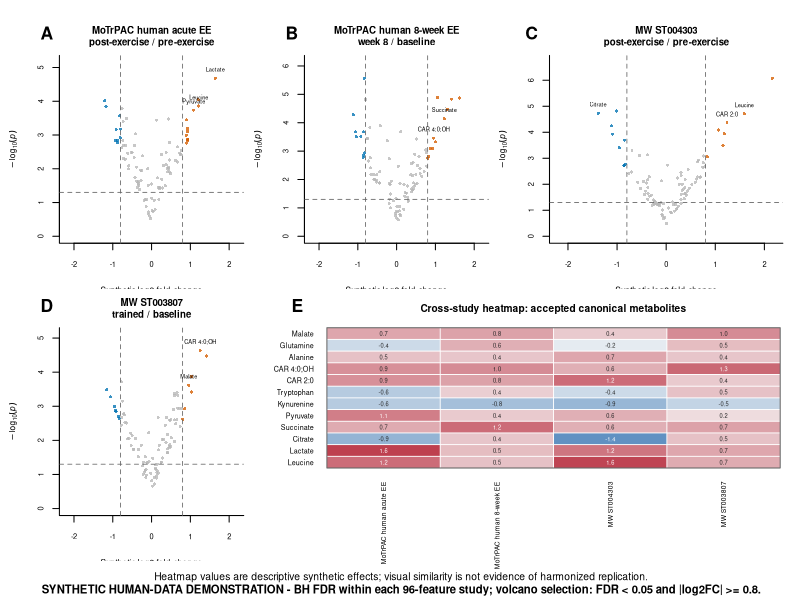
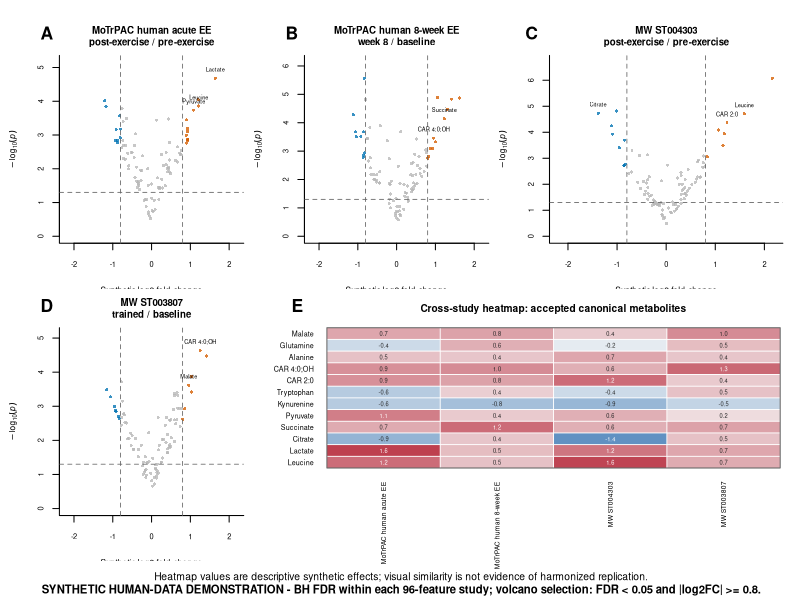

Here is the R script that generated these plots, in order:
#!/usr/bin/env Rscript

# Deterministic, synthetic four-study MoTrPAC/MW multi-panel figure.
# Values demonstrate a reviewable visualization workflow; they are not biological results.

args <- commandArgs(trailingOnly = TRUE)
out_dir <- if (length(args)) args[[1]] else "reports/synthetic_four_study_figure"
dir.create(out_dir, recursive = TRUE, showWarnings = FALSE)

seed <- 20260729
set.seed(seed)

studies <- data.frame(
  study_id = c("MOTRPAC-HUMAN-ACUTE", "MOTRPAC-HUMAN-TRAINING", "ST004303", "ST003807"),
  display = c(
    "MoTrPAC human acute EE",
    "MoTrPAC human 8-week EE",
    "MW ST004303",
    "MW ST003807"
  ),
  source = c("MoTrPAC", "MoTrPAC", "Metabolomics Workbench", "Metabolomics Workbench"),
  contrast = c(
    "post-exercise / pre-exercise",
    "week 8 / baseline",
    "post-exercise / pre-exercise",
    "trained / baseline"
  ),
  effect_scale = "synthetic log2 fold-change",
  fdr_method = "Benjamini-Hochberg",
  stringsAsFactors = FALSE
)

metabolites <- c(
  "Leucine", "Lactate", "Citrate", "Succinate", "Pyruvate",
  "Kynurenine", "Tryptophan", "CAR 2:0", "CAR 4:0;OH", "Alanine",
  "Glutamine", "Malate"
)

patterns <- rbind(
  c(1.35, 1.75, -0.85, 0.70, 1.10, -0.65, -0.45, 1.05, 0.75, 0.55, -0.30, 0.50),
  c(0.65, 0.45, 0.70, 1.05, 0.35, -0.55, 0.30, 0.60, 1.15, 0.40, 0.55, 0.85),
  c(1.55, 1.20, -1.10, 0.45, 0.80, -0.95, -0.30, 1.25, 0.55, 0.70, -0.20, 0.35),
  c(0.75, 0.60, 0.45, 0.90, 0.25, -0.40, 0.50, 0.45, 1.05, 0.35, 0.65, 0.75)
)
colnames(patterns) <- metabolites

make_study <- function(index, n = 96) {
  named_effect <- patterns[index, ] + rnorm(length(metabolites), 0, 0.12)
  background_n <- n - length(metabolites)
  effect <- c(named_effect, rnorm(background_n, 0, 0.52))
  feature <- c(metabolites, sprintf("%s_feature_%03d", studies$study_id[index], seq_len(background_n)))
  signal <- pmin(7, 0.45 + abs(effect) * 2.55 + rexp(n, rate = 1.8))
  p_value <- pmax(10^-signal, .Machine$double.xmin)
  fdr <- p.adjust(p_value, method = "BH")
  data.frame(
    study_id = studies$study_id[index],
    source = studies$source[index],
    contrast = studies$contrast[index],
    feature_id = feature,
    accepted_canonical_name = ifelse(seq_len(n) <= length(metabolites), feature, NA),
    log2_fold_change = effect,
    p_value = p_value,
    fdr = fdr,
    fdr_method = "Benjamini-Hochberg",
    fdr_family_n = n,
    synthetic_seed = seed,
    stringsAsFactors = FALSE
  )
}

results <- do.call(rbind, lapply(seq_len(nrow(studies)), make_study))
write.csv(results, file.path(out_dir, "four_study_differential_results.csv"), row.names = FALSE)
write.csv(studies, file.path(out_dir, "study_contrast_metadata.csv"), row.names = FALSE)

heatmap_data <- results[!is.na(results$accepted_canonical_name), ]
heatmap_data <- heatmap_data[order(match(heatmap_data$accepted_canonical_name, metabolites)), ]
write.csv(
  heatmap_data[, c("study_id", "source", "contrast", "accepted_canonical_name",
                   "log2_fold_change", "p_value", "fdr", "synthetic_seed")],
  file.path(out_dir, "cross_study_heatmap_data.csv"),
  row.names = FALSE
)

blue <- "#0072B2"
orange <- "#D55E00"
neutral <- "#B7B7B7"

draw_volcano <- function(study_index, panel) {
  dat <- results[results$study_id == studies$study_id[study_index], ]
  selected <- dat$fdr < 0.05 & abs(dat$log2_fold_change) >= 0.8
  cols <- ifelse(selected & dat$log2_fold_change > 0, orange,
                 ifelse(selected & dat$log2_fold_change < 0, blue, neutral))
  plot(
    dat$log2_fold_change, -log10(dat$p_value), pch = 16, col = adjustcolor(cols, 0.78),
    cex = 0.64, bty = "l", xlab = "Synthetic log2 fold-change",
    ylab = expression(-log[10](italic(p))),
    main = paste0(studies$display[study_index], "\n", studies$contrast[study_index]),
    cex.main = 0.88, cex.lab = 0.76, cex.axis = 0.68,
    xlim = c(-2.2, 2.2), ylim = c(0, max(-log10(dat$p_value)) * 1.10)
  )
  abline(v = c(-0.8, 0.8), h = -log10(0.05), lty = 2, col = "#666666", lwd = 0.8)
  labels <- dat[!is.na(dat$accepted_canonical_name) & selected, ]
  labels <- labels[order(labels$p_value), ][seq_len(min(3, nrow(labels))), ]
  if (nrow(labels)) {
    text(labels$log2_fold_change, -log10(labels$p_value),
         labels = labels$accepted_canonical_name, pos = 3, cex = 0.52, xpd = NA)
  }
  mtext(panel, side = 3, adj = -0.11, line = 1.0, font = 2, cex = 1.05)
}

draw_heatmap <- function(panel) {
  mat <- sapply(studies$study_id, function(id) {
    study_rows <- heatmap_data[heatmap_data$study_id == id, ]
    study_rows$log2_fold_change[match(metabolites, study_rows$accepted_canonical_name)]
  })
  rownames(mat) <- metabolites
  colnames(mat) <- studies$display
  colnames(mat) <- studies$display
  palette <- colorRampPalette(c("#2166AC", "#F7F7F7", "#B2182B"))(101)
  image(seq_len(ncol(mat)), seq_len(nrow(mat)), t(mat), col = palette,
        breaks = seq(-2, 2, length.out = 102), axes = FALSE, xlab = "", ylab = "",
        main = "Cross-study heatmap: accepted canonical metabolites",
        cex.main = 0.92, useRaster = TRUE)
  axis(1, seq_len(ncol(mat)), colnames(mat), las = 2, tick = FALSE, cex.axis = 0.62)
  axis(2, seq_len(nrow(mat)), rownames(mat), las = 2, tick = FALSE, cex.axis = 0.65)
  abline(v = seq(1.5, ncol(mat) - 0.5, 1), h = seq(1.5, nrow(mat) - 0.5, 1),
         col = "white", lwd = 0.9)
  for (r in seq_len(nrow(mat))) for (cc in seq_len(ncol(mat))) {
    text(cc, r, sprintf("%.1f", mat[r, cc]), cex = 0.52,
         col = ifelse(abs(mat[r, cc]) >= 1.05, "white", "#222222"))
  }
  box(col = "#666666")
  mtext(panel, side = 3, adj = -0.08, line = 1.0, font = 2, cex = 1.05)
}

render <- function() {
  layout(matrix(c(1, 2, 3, 4, 5, 5), nrow = 2, byrow = TRUE), widths = c(1, 1, 1.2))
  par(family = "sans", oma = c(3.0, 0.7, 1.2, 0.5))
  for (i in seq_len(4)) {
    par(mar = c(3.4, 3.8, 3.0, 0.8))
    draw_volcano(i, LETTERS[i])
  }
  par(mar = c(7.0, 5.5, 3.0, 1.0))
  draw_heatmap("E")
  mtext(
    "SYNTHETIC HUMAN-DATA DEMONSTRATION - BH FDR within each 96-feature study; volcano selection: FDR < 0.05 and |log2FC| >= 0.8.",
    side = 1, outer = TRUE, line = 1.7, cex = 0.68, font = 2
  )
  mtext(
    "Heatmap values are descriptive synthetic effects; visual similarity is not evidence of harmonized replication.",
    side = 1, outer = TRUE, line = 0.7, cex = 0.62
  )
}

png(file.path(out_dir, "motrpac_mw_four_study_multiplot.png"),
    width = 3600, height = 2400, res = 300, type = "cairo")
render()
dev.off()

pdf(file.path(out_dir, "motrpac_mw_four_study_multiplot.pdf"),
    width = 12, height = 8, family = "Helvetica", useDingbats = FALSE)
render()
dev.off()

message("Wrote synthetic four-study figure bundle to ", out_dir)
